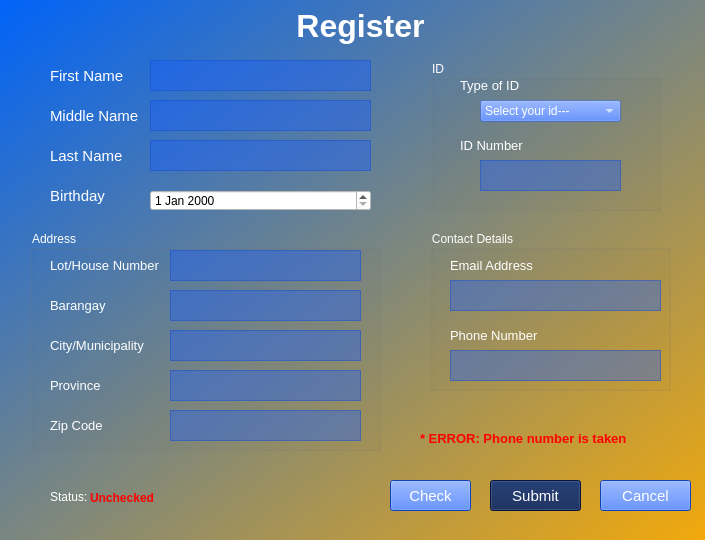
<?xml version="1.0" encoding="UTF-8"?>
<ui version="4.0">
 <class>RegisterWindow</class>
 <widget class="QMainWindow" name="RegisterWindow">
  <property name="geometry">
   <rect>
    <x>0</x>
    <y>0</y>
    <width>705</width>
    <height>540</height>
   </rect>
  </property>
  <property name="font">
   <font>
    <pointsize>11</pointsize>
   </font>
  </property>
  <property name="windowTitle">
   <string>Register Window</string>
  </property>
  <property name="styleSheet">
   <string notr="true">background-color: qlineargradient(spread:pad, x1:0, y1:0, x2:1, y2:1, stop:0 rgba(0, 99, 248, 255), stop:1 rgba(242, 169, 11, 255));</string>
  </property>
  <widget class="QWidget" name="centralwidget">
   <widget class="QGroupBox" name="groupBox_3">
    <property name="geometry">
     <rect>
      <x>430</x>
      <y>230</y>
      <width>241</width>
      <height>161</height>
     </rect>
    </property>
    <property name="styleSheet">
     <string notr="true">background-color: qlineargradient(spread:pad, x1:0, y1:0, x2:1, y2:1, stop:0 rgba(0, 0, 0, 0), stop:1 rgba(0, 0, 0, 0));
color: rgb(255, 255, 255);</string>
    </property>
    <property name="title">
     <string>Contact Details</string>
    </property>
    <widget class="QLabel" name="label_12">
     <property name="geometry">
      <rect>
       <x>20</x>
       <y>20</y>
       <width>111</width>
       <height>31</height>
      </rect>
     </property>
     <property name="font">
      <font>
       <pointsize>10</pointsize>
       <weight>50</weight>
       <bold>false</bold>
      </font>
     </property>
     <property name="styleSheet">
      <string notr="true">background-color: qlineargradient(spread:pad, x1:0, y1:0, x2:1, y2:1, stop:0 rgba(0, 0, 0, 0), stop:1 rgba(0, 0, 0, 0));
color: rgb(255, 255, 255);</string>
     </property>
     <property name="text">
      <string>Email Address</string>
     </property>
    </widget>
    <widget class="QPlainTextEdit" name="email_TE">
     <property name="geometry">
      <rect>
       <x>20</x>
       <y>50</y>
       <width>211</width>
       <height>31</height>
      </rect>
     </property>
     <property name="styleSheet">
      <string notr="true">background-color: rgba(24, 93, 255, 100);
border-color: rgb(0, 0, 127);</string>
     </property>
    </widget>
    <widget class="QLabel" name="label_13">
     <property name="geometry">
      <rect>
       <x>20</x>
       <y>90</y>
       <width>111</width>
       <height>31</height>
      </rect>
     </property>
     <property name="font">
      <font>
       <pointsize>10</pointsize>
       <weight>50</weight>
       <bold>false</bold>
      </font>
     </property>
     <property name="styleSheet">
      <string notr="true">background-color: qlineargradient(spread:pad, x1:0, y1:0, x2:1, y2:1, stop:0 rgba(0, 0, 0, 0), stop:1 rgba(0, 0, 0, 0));
color: rgb(255, 255, 255);</string>
     </property>
     <property name="text">
      <string>Phone Number</string>
     </property>
    </widget>
    <widget class="QPlainTextEdit" name="pnumber_TE">
     <property name="geometry">
      <rect>
       <x>20</x>
       <y>120</y>
       <width>211</width>
       <height>31</height>
      </rect>
     </property>
     <property name="styleSheet">
      <string notr="true">background-color: rgba(24, 93, 255, 100);
border-color: rgb(0, 0, 127);</string>
     </property>
    </widget>
   </widget>
   <widget class="QTextEdit" name="lname_TE">
    <property name="geometry">
     <rect>
      <x>150</x>
      <y>140</y>
      <width>221</width>
      <height>31</height>
     </rect>
    </property>
    <property name="styleSheet">
     <string notr="true">background-color: rgba(24, 93, 255, 100);
border-color: rgb(0, 0, 127);</string>
    </property>
   </widget>
   <widget class="QPlainTextEdit" name="fname_TE">
    <property name="geometry">
     <rect>
      <x>150</x>
      <y>60</y>
      <width>221</width>
      <height>31</height>
     </rect>
    </property>
    <property name="styleSheet">
     <string notr="true">background-color: rgba(24, 93, 255, 100);
border-color: rgb(0, 0, 127);</string>
    </property>
   </widget>
   <widget class="QGroupBox" name="groupBox">
    <property name="geometry">
     <rect>
      <x>30</x>
      <y>230</y>
      <width>351</width>
      <height>221</height>
     </rect>
    </property>
    <property name="styleSheet">
     <string notr="true">background-color: qlineargradient(spread:pad, x1:0, y1:0, x2:1, y2:1, stop:0 rgba(0, 0, 0, 0), stop:1 rgba(0, 0, 0, 0));
color: rgb(255, 255, 255);</string>
    </property>
    <property name="title">
     <string>Address</string>
    </property>
    <widget class="QLabel" name="label_5">
     <property name="geometry">
      <rect>
       <x>20</x>
       <y>20</y>
       <width>111</width>
       <height>31</height>
      </rect>
     </property>
     <property name="font">
      <font>
       <pointsize>10</pointsize>
       <weight>50</weight>
       <bold>false</bold>
      </font>
     </property>
     <property name="styleSheet">
      <string notr="true">background-color: qlineargradient(spread:pad, x1:0, y1:0, x2:1, y2:1, stop:0 rgba(0, 0, 0, 0), stop:1 rgba(0, 0, 0, 0));
color: rgb(255, 255, 255);</string>
     </property>
     <property name="text">
      <string>Lot/House Number</string>
     </property>
    </widget>
    <widget class="QPlainTextEdit" name="lothouse_TE">
     <property name="geometry">
      <rect>
       <x>140</x>
       <y>20</y>
       <width>191</width>
       <height>31</height>
      </rect>
     </property>
     <property name="styleSheet">
      <string notr="true">background-color: rgba(24, 93, 255, 100);
border-color: rgb(0, 0, 127);</string>
     </property>
     <property name="plainText">
      <string/>
     </property>
    </widget>
    <widget class="QTextEdit" name="barangay_TE">
     <property name="geometry">
      <rect>
       <x>140</x>
       <y>60</y>
       <width>191</width>
       <height>31</height>
      </rect>
     </property>
     <property name="styleSheet">
      <string notr="true">background-color: rgba(24, 93, 255, 100);
border-color: rgb(0, 0, 127);</string>
     </property>
    </widget>
    <widget class="QLabel" name="label_6">
     <property name="geometry">
      <rect>
       <x>20</x>
       <y>60</y>
       <width>111</width>
       <height>31</height>
      </rect>
     </property>
     <property name="font">
      <font>
       <pointsize>10</pointsize>
       <weight>50</weight>
       <bold>false</bold>
      </font>
     </property>
     <property name="styleSheet">
      <string notr="true">background-color: qlineargradient(spread:pad, x1:0, y1:0, x2:1, y2:1, stop:0 rgba(0, 0, 0, 0), stop:1 rgba(0, 0, 0, 0));
color: rgb(255, 255, 255);</string>
     </property>
     <property name="text">
      <string>Barangay</string>
     </property>
    </widget>
    <widget class="QLabel" name="label_7">
     <property name="geometry">
      <rect>
       <x>20</x>
       <y>100</y>
       <width>111</width>
       <height>31</height>
      </rect>
     </property>
     <property name="font">
      <font>
       <pointsize>10</pointsize>
       <weight>50</weight>
       <bold>false</bold>
      </font>
     </property>
     <property name="styleSheet">
      <string notr="true">background-color: qlineargradient(spread:pad, x1:0, y1:0, x2:1, y2:1, stop:0 rgba(0, 0, 0, 0), stop:1 rgba(0, 0, 0, 0));
color: rgb(255, 255, 255);</string>
     </property>
     <property name="text">
      <string>City/Municipality</string>
     </property>
    </widget>
    <widget class="QTextEdit" name="citymuni_TE">
     <property name="geometry">
      <rect>
       <x>140</x>
       <y>100</y>
       <width>191</width>
       <height>31</height>
      </rect>
     </property>
     <property name="styleSheet">
      <string notr="true">background-color: rgba(24, 93, 255, 100);
border-color: rgb(0, 0, 127);</string>
     </property>
    </widget>
    <widget class="QLabel" name="label_8">
     <property name="geometry">
      <rect>
       <x>20</x>
       <y>140</y>
       <width>111</width>
       <height>31</height>
      </rect>
     </property>
     <property name="font">
      <font>
       <pointsize>10</pointsize>
       <weight>50</weight>
       <bold>false</bold>
      </font>
     </property>
     <property name="styleSheet">
      <string notr="true">background-color: qlineargradient(spread:pad, x1:0, y1:0, x2:1, y2:1, stop:0 rgba(0, 0, 0, 0), stop:1 rgba(0, 0, 0, 0));
color: rgb(255, 255, 255);</string>
     </property>
     <property name="text">
      <string>Province</string>
     </property>
    </widget>
    <widget class="QPlainTextEdit" name="province_TE">
     <property name="geometry">
      <rect>
       <x>140</x>
       <y>140</y>
       <width>191</width>
       <height>31</height>
      </rect>
     </property>
     <property name="styleSheet">
      <string notr="true">background-color: rgba(24, 93, 255, 100);
border-color: rgb(0, 0, 127);</string>
     </property>
    </widget>
    <widget class="QLabel" name="label_9">
     <property name="geometry">
      <rect>
       <x>20</x>
       <y>180</y>
       <width>111</width>
       <height>31</height>
      </rect>
     </property>
     <property name="font">
      <font>
       <pointsize>10</pointsize>
       <weight>50</weight>
       <bold>false</bold>
      </font>
     </property>
     <property name="styleSheet">
      <string notr="true">background-color: qlineargradient(spread:pad, x1:0, y1:0, x2:1, y2:1, stop:0 rgba(0, 0, 0, 0), stop:1 rgba(0, 0, 0, 0));
color: rgb(255, 255, 255);</string>
     </property>
     <property name="text">
      <string>Zip Code</string>
     </property>
    </widget>
    <widget class="QPlainTextEdit" name="zipcode_TE">
     <property name="geometry">
      <rect>
       <x>140</x>
       <y>180</y>
       <width>191</width>
       <height>31</height>
      </rect>
     </property>
     <property name="styleSheet">
      <string notr="true">background-color: rgba(24, 93, 255, 100);
border-color: rgb(0, 0, 127);</string>
     </property>
    </widget>
   </widget>
   <widget class="QLabel" name="label_3">
    <property name="geometry">
     <rect>
      <x>50</x>
      <y>100</y>
      <width>91</width>
      <height>31</height>
     </rect>
    </property>
    <property name="font">
     <font>
      <pointsize>11</pointsize>
      <weight>50</weight>
      <bold>false</bold>
     </font>
    </property>
    <property name="styleSheet">
     <string notr="true">background-color: qlineargradient(spread:pad, x1:0, y1:0, x2:1, y2:1, stop:0 rgba(0, 0, 0, 0), stop:1 rgba(0, 0, 0, 0));
color: rgb(255, 255, 255);</string>
    </property>
    <property name="text">
     <string>Middle Name</string>
    </property>
   </widget>
   <widget class="QDateEdit" name="bday_DE">
    <property name="geometry">
     <rect>
      <x>150</x>
      <y>190</y>
      <width>221</width>
      <height>21</height>
     </rect>
    </property>
    <property name="styleSheet">
     <string notr="true">background-color: rgb(255, 255, 255);</string>
    </property>
   </widget>
   <widget class="QGroupBox" name="groupBox_2">
    <property name="geometry">
     <rect>
      <x>430</x>
      <y>60</y>
      <width>231</width>
      <height>151</height>
     </rect>
    </property>
    <property name="styleSheet">
     <string notr="true">background-color: qlineargradient(spread:pad, x1:0, y1:0, x2:1, y2:1, stop:0 rgba(0, 0, 0, 0), stop:1 rgba(0, 0, 0, 0));
color: rgb(255, 255, 255);</string>
    </property>
    <property name="title">
     <string>ID</string>
    </property>
    <widget class="QComboBox" name="idtype_CB">
     <property name="geometry">
      <rect>
       <x>50</x>
       <y>40</y>
       <width>141</width>
       <height>22</height>
      </rect>
     </property>
     <property name="styleSheet">
      <string notr="true">background-color: rgba(24, 93, 255, 100);
border-color: rgb(0, 0, 127);</string>
     </property>
     <item>
      <property name="text">
       <string>Select your id---</string>
      </property>
     </item>
     <item>
      <property name="text">
       <string>Passport</string>
      </property>
     </item>
     <item>
      <property name="text">
       <string>Professional Regulatory Commission (PRC) ID</string>
      </property>
     </item>
     <item>
      <property name="text">
       <string>NBI Clearance</string>
      </property>
     </item>
     <item>
      <property name="text">
       <string>GSIS e-card / GSIS ID (membership ID)</string>
      </property>
     </item>
     <item>
      <property name="text">
       <string>SSS ID/ Unified Multipurpose ID (UMID)</string>
      </property>
     </item>
     <item>
      <property name="text">
       <string>IBP ID</string>
      </property>
     </item>
     <item>
      <property name="text">
       <string>School ID</string>
      </property>
     </item>
     <item>
      <property name="text">
       <string>Driver's License</string>
      </property>
     </item>
     <item>
      <property name="text">
       <string>Senior Citizen Card</string>
      </property>
     </item>
     <item>
      <property name="text">
       <string>Government office and GOCC ID </string>
      </property>
     </item>
     <item>
      <property name="text">
       <string>Company ID</string>
      </property>
     </item>
     <item>
      <property name="text">
       <string>Philhealth Insurance Card ng Bayan</string>
      </property>
     </item>
     <item>
      <property name="text">
       <string>Overseas Workers Welfare Administration ID</string>
      </property>
     </item>
     <item>
      <property name="text">
       <string>OFW ID</string>
      </property>
     </item>
     <item>
      <property name="text">
       <string>Seaman's Book</string>
      </property>
     </item>
     <item>
      <property name="text">
       <string>Alien Certificate of Registration</string>
      </property>
     </item>
     <item>
      <property name="text">
       <string>Alien Certificate of Registration</string>
      </property>
     </item>
     <item>
      <property name="text">
       <string>Postal ID</string>
      </property>
     </item>
     <item>
      <property name="text">
       <string>Voter's ID</string>
      </property>
     </item>
     <item>
      <property name="text">
       <string>TIN</string>
      </property>
     </item>
    </widget>
    <widget class="QLabel" name="label_10">
     <property name="geometry">
      <rect>
       <x>30</x>
       <y>10</y>
       <width>111</width>
       <height>31</height>
      </rect>
     </property>
     <property name="font">
      <font>
       <pointsize>10</pointsize>
       <weight>50</weight>
       <bold>false</bold>
      </font>
     </property>
     <property name="styleSheet">
      <string notr="true">background-color: qlineargradient(spread:pad, x1:0, y1:0, x2:1, y2:1, stop:0 rgba(0, 0, 0, 0), stop:1 rgba(0, 0, 0, 0));
color: rgb(255, 255, 255);</string>
     </property>
     <property name="text">
      <string>Type of ID</string>
     </property>
    </widget>
    <widget class="QLabel" name="label_11">
     <property name="geometry">
      <rect>
       <x>30</x>
       <y>70</y>
       <width>111</width>
       <height>31</height>
      </rect>
     </property>
     <property name="font">
      <font>
       <pointsize>10</pointsize>
       <weight>50</weight>
       <bold>false</bold>
      </font>
     </property>
     <property name="styleSheet">
      <string notr="true">background-color: qlineargradient(spread:pad, x1:0, y1:0, x2:1, y2:1, stop:0 rgba(0, 0, 0, 0), stop:1 rgba(0, 0, 0, 0));
color: rgb(255, 255, 255);</string>
     </property>
     <property name="text">
      <string>ID Number</string>
     </property>
    </widget>
    <widget class="QPlainTextEdit" name="idnumber_TE">
     <property name="geometry">
      <rect>
       <x>50</x>
       <y>100</y>
       <width>141</width>
       <height>31</height>
      </rect>
     </property>
     <property name="styleSheet">
      <string notr="true">background-color: rgba(24, 93, 255, 100);
border-color: rgb(0, 0, 127);</string>
     </property>
    </widget>
   </widget>
   <widget class="QLabel" name="label_4">
    <property name="geometry">
     <rect>
      <x>50</x>
      <y>180</y>
      <width>91</width>
      <height>31</height>
     </rect>
    </property>
    <property name="font">
     <font>
      <pointsize>11</pointsize>
      <weight>50</weight>
      <bold>false</bold>
     </font>
    </property>
    <property name="styleSheet">
     <string notr="true">background-color: qlineargradient(spread:pad, x1:0, y1:0, x2:1, y2:1, stop:0 rgba(0, 0, 0, 0), stop:1 rgba(0, 0, 0, 0));
color: rgb(255, 255, 255);</string>
    </property>
    <property name="text">
     <string>Birthday</string>
    </property>
   </widget>
   <widget class="QLabel" name="label">
    <property name="geometry">
     <rect>
      <x>50</x>
      <y>60</y>
      <width>91</width>
      <height>31</height>
     </rect>
    </property>
    <property name="font">
     <font>
      <pointsize>11</pointsize>
      <weight>50</weight>
      <bold>false</bold>
     </font>
    </property>
    <property name="styleSheet">
     <string notr="true">background-color: qlineargradient(spread:pad, x1:0, y1:0, x2:1, y2:1, stop:0 rgba(0, 0, 0, 0), stop:1 rgba(0, 0, 0, 0));
color: rgb(255, 255, 255);</string>
    </property>
    <property name="text">
     <string>First Name</string>
    </property>
   </widget>
   <widget class="QPlainTextEdit" name="mname_TE">
    <property name="geometry">
     <rect>
      <x>150</x>
      <y>100</y>
      <width>221</width>
      <height>31</height>
     </rect>
    </property>
    <property name="styleSheet">
     <string notr="true">background-color: rgba(24, 93, 255, 100);
border-color: rgb(0, 0, 127);</string>
    </property>
   </widget>
   <widget class="QLabel" name="label_2">
    <property name="geometry">
     <rect>
      <x>50</x>
      <y>140</y>
      <width>91</width>
      <height>31</height>
     </rect>
    </property>
    <property name="font">
     <font>
      <pointsize>11</pointsize>
      <weight>50</weight>
      <bold>false</bold>
     </font>
    </property>
    <property name="styleSheet">
     <string notr="true">background-color: qlineargradient(spread:pad, x1:0, y1:0, x2:1, y2:1, stop:0 rgba(0, 0, 0, 0), stop:1 rgba(0, 0, 0, 0));
color: rgb(255, 255, 255);</string>
    </property>
    <property name="text">
     <string>Last Name</string>
    </property>
   </widget>
   <widget class="QPushButton" name="check_btn">
    <property name="geometry">
     <rect>
      <x>390</x>
      <y>480</y>
      <width>81</width>
      <height>31</height>
     </rect>
    </property>
    <property name="font">
     <font>
      <pointsize>11</pointsize>
     </font>
    </property>
    <property name="styleSheet">
     <string notr="true">color: rgb(255, 255, 255);
background-color: rgb(24, 93, 255);</string>
    </property>
    <property name="text">
     <string>Check</string>
    </property>
   </widget>
   <widget class="QPushButton" name="submit_btn">
    <property name="geometry">
     <rect>
      <x>490</x>
      <y>480</y>
      <width>91</width>
      <height>31</height>
     </rect>
    </property>
    <property name="font">
     <font>
      <pointsize>11</pointsize>
     </font>
    </property>
    <property name="styleSheet">
     <string notr="true">color: rgb(255, 255, 255);
background-color:rgb(8, 30, 81);</string>
    </property>
    <property name="text">
     <string>Submit</string>
    </property>
   </widget>
   <widget class="QPushButton" name="cancel_btn">
    <property name="geometry">
     <rect>
      <x>600</x>
      <y>480</y>
      <width>91</width>
      <height>31</height>
     </rect>
    </property>
    <property name="font">
     <font>
      <pointsize>11</pointsize>
     </font>
    </property>
    <property name="styleSheet">
     <string notr="true">color: rgb(255, 255, 255);
background-color: rgb(24, 93, 255);</string>
    </property>
    <property name="text">
     <string>Cancel</string>
    </property>
   </widget>
   <widget class="QLabel" name="label_14">
    <property name="geometry">
     <rect>
      <x>50</x>
      <y>490</y>
      <width>47</width>
      <height>13</height>
     </rect>
    </property>
    <property name="styleSheet">
     <string notr="true">background-color: qlineargradient(spread:pad, x1:0, y1:0, x2:1, y2:1, stop:0 rgba(0, 0, 0, 0), stop:1 rgba(0, 0, 0, 0));
color: rgb(255, 255, 255);</string>
    </property>
    <property name="text">
     <string>Status:</string>
    </property>
   </widget>
   <widget class="QLabel" name="status_lbl">
    <property name="geometry">
     <rect>
      <x>90</x>
      <y>490</y>
      <width>261</width>
      <height>16</height>
     </rect>
    </property>
    <property name="font">
     <font>
      <weight>75</weight>
      <bold>true</bold>
     </font>
    </property>
    <property name="styleSheet">
     <string notr="true">background-color: qlineargradient(spread:pad, x1:0, y1:0, x2:1, y2:1, stop:0 rgba(0, 0, 0, 0), stop:1 rgba(0, 0, 0, 0));
color: rgb(255, 0, 0);</string>
    </property>
    <property name="text">
     <string>Unchecked</string>
    </property>
   </widget>
   <widget class="QLabel" name="error_lbl">
    <property name="geometry">
     <rect>
      <x>420</x>
      <y>430</y>
      <width>231</width>
      <height>16</height>
     </rect>
    </property>
    <property name="font">
     <font>
      <pointsize>10</pointsize>
      <weight>75</weight>
      <bold>true</bold>
     </font>
    </property>
    <property name="styleSheet">
     <string notr="true">background-color: qlineargradient(spread:pad, x1:0, y1:0, x2:1, y2:1, stop:0 rgba(0, 0, 0, 0), stop:1 rgba(0, 0, 0, 0));
color: rgb(255, 0, 0);</string>
    </property>
    <property name="text">
     <string>* ERROR: Phone number is taken</string>
    </property>
   </widget>
   <widget class="QLabel" name="label_15">
    <property name="geometry">
     <rect>
      <x>270</x>
      <y>0</y>
      <width>181</width>
      <height>51</height>
     </rect>
    </property>
    <property name="font">
     <font>
      <pointsize>24</pointsize>
      <weight>75</weight>
      <bold>true</bold>
     </font>
    </property>
    <property name="styleSheet">
     <string notr="true">background-color: qlineargradient(spread:pad, x1:0, y1:0, x2:1, y2:1, stop:0 rgba(0, 0, 0, 0), stop:1 rgba(0, 0, 0, 0));
color: rgb(255, 255, 255);</string>
    </property>
    <property name="text">
     <string>Register</string>
    </property>
    <property name="alignment">
     <set>Qt::AlignCenter</set>
    </property>
   </widget>
  </widget>
 </widget>
 <resources/>
 <connections/>
</ui>
